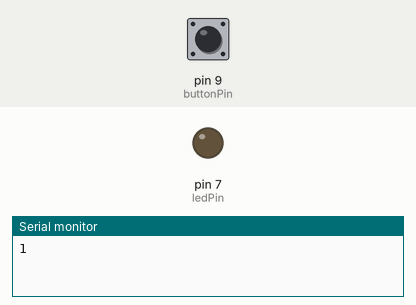
This sketch was run on a simulated Arduino Uno, built with avr-gcc and run on an emulated ATmega328P. On the bench: output pins drawn as LEDs (lit = HIGH), the last lines printed to the serial monitor. The test bench sets the inputs (shaded band); at power-on: pin 9 (buttonPin) HIGH.

Above: at 1.2 s.
1.3 s: pin 9 (buttonPin) pulled LOW for 0.15 s
At 2.6 s:
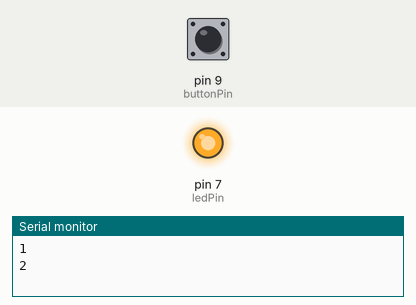
2.9 s: pin 9 (buttonPin) pulled LOW for 1 s
At 5.1 s:
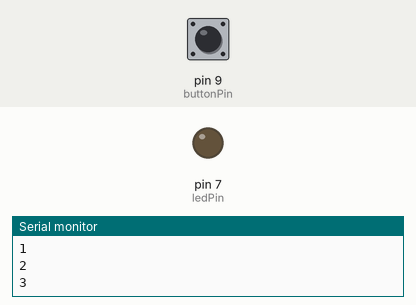
5.4 s: pin 9 (buttonPin) pulled LOW for 3.2 s
At 10.0 s:
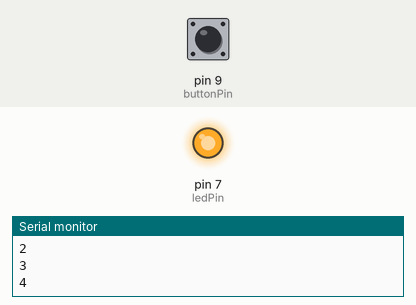
Timing chart, 0 to 11.5 s (numbered marks = the images above; inputs shaded):
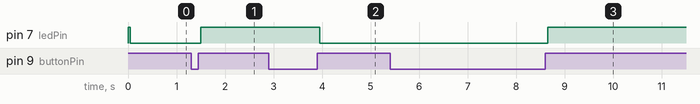

The sketch:

button_debounce.ino
```cpp
const int buttonPin = 9;
const int ledPin = 7;

byte buttonState = LOW;
byte ledState = HIGH;
int buttonPushCounter = 0;

byte reading = LOW;
byte lastReading = LOW;

unsigned int lastDebounceTime = 0;
unsigned int debounceDelay = 50;

void setup() {
  // put your setup code here, to run once:

  pinMode(buttonPin, INPUT_PULLUP);
  pinMode(ledPin, OUTPUT);
  Serial.begin(9600);
}

void loop() {
  reading = digitalRead(buttonPin);

  if (reading != lastReading) {
    lastDebounceTime = millis();
  }

  if ((millis() - lastDebounceTime) > debounceDelay) {

    if (reading != buttonState) {
      buttonState = reading;

      if (buttonState == HIGH) {
        ledState = !ledState;

        buttonPushCounter++;
        Serial.println(buttonPushCounter);
      }
    }
  }

  digitalWrite(ledPin, ledState);
  lastReading = reading;
}
```

Measured:
- after the input at 1.3 s, pin 7 (ledPin): LOW → HIGH after 0.20 s
- after the input at 2.9 s, pin 7 (ledPin): HIGH → LOW after 1.1 s
- after the input at 5.4 s, pin 7 (ledPin): LOW → HIGH after 3.3 s
